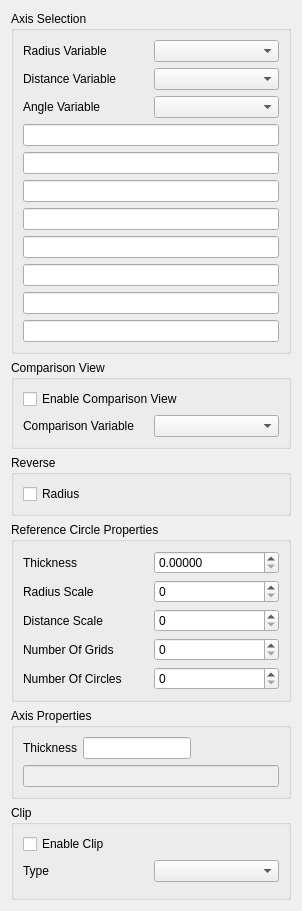
<ui version="4.0" >
 <class>Form</class>
 <widget class="QWidget" name="Form" >
  <property name="geometry" >
   <rect>
    <x>0</x>
    <y>0</y>
    <width>302</width>
    <height>836</height>
   </rect>
  </property>
  <property name="sizePolicy" >
   <sizepolicy vsizetype="Minimum" hsizetype="Minimum" >
    <horstretch>0</horstretch>
    <verstretch>0</verstretch>
   </sizepolicy>
  </property>
  <property name="windowTitle" >
   <string>Form</string>
  </property>
  <layout class="QVBoxLayout" >
   <item>
    <widget class="QGroupBox" name="groupBox_2" >
     <property name="title" >
      <string>Axis Selection</string>
     </property>
     <layout class="QVBoxLayout" >
      <item>
       <layout class="QHBoxLayout" >
        <item>
         <widget class="QLabel" name="RadLabel" >
          <property name="text" >
           <string>Radius Variable</string>
          </property>
         </widget>
        </item>
        <item>
         <widget class="QComboBox" name="radiusVariable" />
        </item>
       </layout>
      </item>
      <item>
       <layout class="QHBoxLayout" >
        <item>
         <widget class="QLabel" name="DistLabel" >
          <property name="text" >
           <string>Distance Variable</string>
          </property>
         </widget>
        </item>
        <item>
         <widget class="QComboBox" name="distanceVariable" />
        </item>
       </layout>
      </item>
      <item>
       <layout class="QHBoxLayout" >
        <item>
         <widget class="QLabel" name="AngleLabel" >
          <property name="text" >
           <string>Angle Variable</string>
          </property>
         </widget>
        </item>
        <item>
         <widget class="QComboBox" name="angleVariable" />
        </item>
       </layout>
      </item>
      <item>
       <widget class="QLineEdit" name="planeDistanceVariable" />
      </item>
      <item>
       <widget class="QLineEdit" name="bTransXVariable" />
      </item>
      <item>
       <widget class="QLineEdit" name="bTransYVariable" />
      </item>
      <item>
       <widget class="QLineEdit" name="bTransZVariable" />
      </item>
      <item>
       <widget class="QLineEdit" name="bScaleXVariable" />
      </item>
      <item>
       <widget class="QLineEdit" name="bScaleYVariable" />
      </item>
      <item>
       <widget class="QLineEdit" name="bScaleZVariable" />
      </item>
      <item>
       <widget class="QLineEdit" name="clipType" />
      </item>
     </layout>
    </widget>
   </item>
   <item>
    <widget class="QGroupBox" name="groupBox_5" >
     <property name="title" >
      <string>Comparison View</string>
     </property>
     <layout class="QGridLayout" >
      <item row="0" column="0" >
       <widget class="QCheckBox" name="alignCircles" >
        <property name="text" >
         <string>Enable Comparison View</string>
        </property>
       </widget>
      </item>
      <item row="1" column="0" >
       <layout class="QHBoxLayout" >
        <item>
         <widget class="QLabel" name="CompLabel" >
          <property name="text" >
           <string>Comparison Variable</string>
          </property>
         </widget>
        </item>
        <item>
         <widget class="QComboBox" name="thVariable" />
        </item>
       </layout>
      </item>
     </layout>
    </widget>
   </item>
   <item>
    <widget class="QGroupBox" name="groupBox" >
     <property name="title" >
      <string>Reverse</string>
     </property>
     <layout class="QVBoxLayout" >
      <item>
       <widget class="QCheckBox" name="reverseRadius" >
        <property name="text" >
         <string>Radius</string>
        </property>
       </widget>
      </item>
     </layout>
    </widget>
   </item>
   <item>
    <widget class="QGroupBox" name="groupBox_3" >
     <property name="title" >
      <string>Reference Circle Properties</string>
     </property>
     <layout class="QVBoxLayout" >
      <item>
       <layout class="QHBoxLayout" >
        <item>
         <widget class="QLabel" name="ThickLabel" >
          <property name="text" >
           <string>Thickness</string>
          </property>
         </widget>
        </item>
        <item>
         <widget class="QDoubleSpinBox" name="CircleThickness" >
          <property name="decimals" >
           <number>5</number>
          </property>
         </widget>
        </item>
       </layout>
      </item>
      <item>
       <layout class="QHBoxLayout" >
        <item>
         <widget class="QLabel" name="RadScaleLabel" >
          <property name="text" >
           <string>Radius Scale</string>
          </property>
         </widget>
        </item>
        <item>
         <widget class="QSpinBox" name="referenceCirclesSize" />
        </item>
       </layout>
      </item>
      <item>
       <layout class="QHBoxLayout" >
        <item>
         <widget class="QLabel" name="distScaleLabel" >
          <property name="text" >
           <string>Distance Scale</string>
          </property>
         </widget>
        </item>
        <item>
         <widget class="QSpinBox" name="distanceBetween" />
        </item>
       </layout>
      </item>
      <item>
       <layout class="QHBoxLayout" >
        <item>
         <widget class="QLabel" name="NumGridLabel" >
          <property name="text" >
           <string>Number Of Grids</string>
          </property>
         </widget>
        </item>
        <item>
         <widget class="QSpinBox" name="numberOfGrids" />
        </item>
       </layout>
      </item>
      <item>
       <layout class="QHBoxLayout" >
        <item>
         <widget class="QLabel" name="NumCirLabel" >
          <property name="text" >
           <string>Number Of Circles</string>
          </property>
         </widget>
        </item>
        <item>
         <widget class="QSpinBox" name="numberOfCircles" />
        </item>
       </layout>
      </item>
     </layout>
    </widget>
   </item>
   <item>
    <widget class="QGroupBox" name="groupBox_4" >
     <property name="title" >
      <string>Axis Properties</string>
     </property>
     <layout class="QVBoxLayout" >
      <item>
       <layout class="QHBoxLayout" >
        <item>
         <widget class="QLabel" name="AxThicknessLabel" >
          <property name="text" >
           <string>Thickness</string>
          </property>
         </widget>
        </item>
        <item>
         <widget class="QLineEdit" name="AxisThickness" />
        </item>
        <item>
         <spacer>
          <property name="orientation" >
           <enum>Qt::Horizontal</enum>
          </property>
          <property name="sizeHint" >
           <size>
            <width>61</width>
            <height>20</height>
           </size>
          </property>
         </spacer>
        </item>
       </layout>
      </item>
      <item>
       <widget class="QLineEdit" name="ApplyPressed" >
        <property name="enabled" >
         <bool>false</bool>
        </property>
       </widget>
      </item>
     </layout>
    </widget>
   </item>
   <item>
    <widget class="QGroupBox" name="sliceTypeGroup" >
     <property name="title" >
      <string>Clip</string>
     </property>
     <layout class="QVBoxLayout" >
      <item>
       <widget class="QCheckBox" name="enableClip" >
        <property name="text" >
         <string>Enable Clip</string>
        </property>
       </widget>
      </item>
      <item>
       <layout class="QGridLayout" >
        <item row="0" column="1" >
         <widget class="QLabel" name="ClipTypeLabel" >
          <property name="text" >
           <string>Type</string>
          </property>
         </widget>
        </item>
        <item row="0" column="2" >
         <widget class="QComboBox" name="sliceType" />
        </item>
       </layout>
      </item>
      <item>
       <layout class="QGridLayout" >
        <item row="0" column="0" >
         <widget class="QStackedWidget" name="sliceFrame" >
          <widget class="QWidget" name="page" />
          <widget class="QWidget" name="page_2" />
         </widget>
        </item>
       </layout>
      </item>
     </layout>
    </widget>
   </item>
   <item>
    <spacer>
     <property name="orientation" >
      <enum>Qt::Vertical</enum>
     </property>
     <property name="sizeHint" >
      <size>
       <width>20</width>
       <height>40</height>
      </size>
     </property>
    </spacer>
   </item>
  </layout>
 </widget>
 <resources/>
 <connections/>
</ui>
